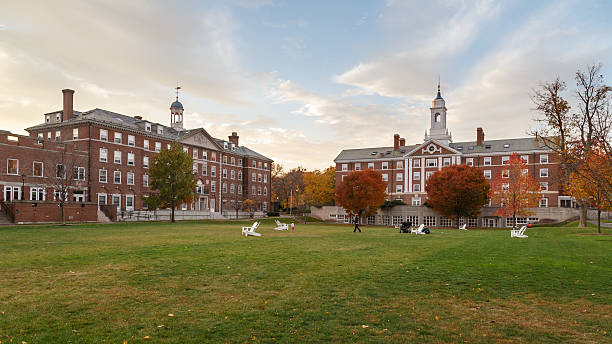
#> input picture Gesture-controlled Acrade Project/SOC-week 1&2/images&videos/harvard.jpg, 612 x 344 px, found by its file name
$ python 'color channels.py'
#> lines starting #> are read from the running program, lines starting #| are printed output that depends on the picture
import cv2
import numpy as np
lion=cv2.imread("images&videos/lion")
cv2.imshow("lion",lion)
harvard= cv2.imread("images&videos/harvard.jpg")
#> harvard is the input picture: shape (344, 612, 3); mean B, G, R 112.6, 137.8, 144.6
cv2.imshow("Harvard",harvard)

# splitting image into 3 colour images.. but by default they will be converted into gray scale images

b,g,r = cv2.split(harvard)
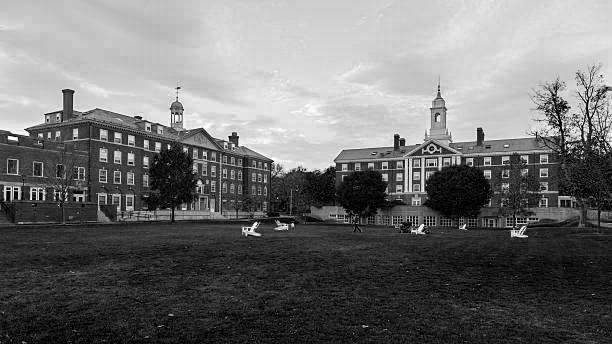
#> b: shape (344, 612); min 0, max 255, mean 112.6
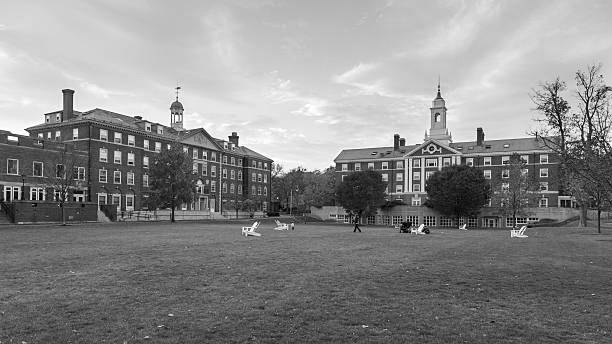
#> g: shape (344, 612); min 0, max 255, mean 137.8
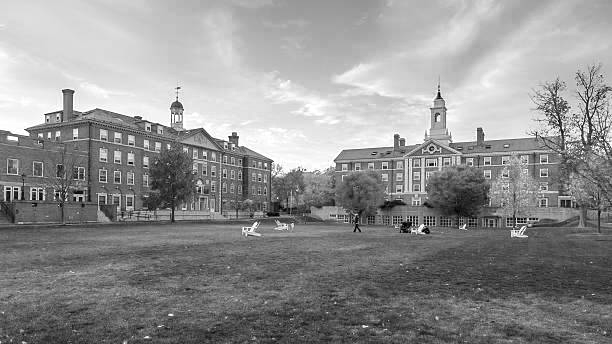
#> r: shape (344, 612); min 0, max 255, mean 144.6
cv2.imshow("b",b)
cv2.imshow("g",g)
cv2.imshow("r",r)


# merging of images  of particular colour
blank =np.zeros(harvard.shape[:2],dtype="uint8")
b_and_g = cv2.merge([b,g,blank])
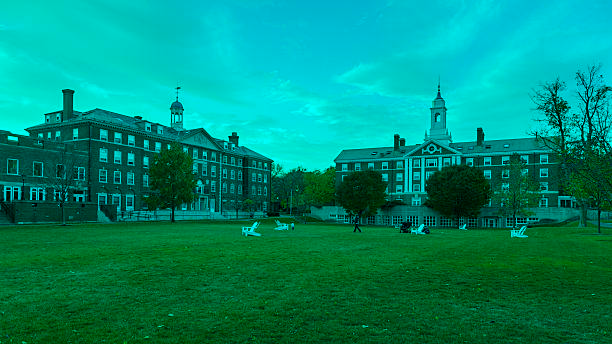
#> b_and_g: shape (344, 612, 3); mean of channels 0, 1, 2 112.6, 137.8, 0; drawn as B, G, R
cv2.imshow("b ang g",b_and_g)

# if i want to view b as complete blue then../
blue= cv2.merge([b,blank,blank])
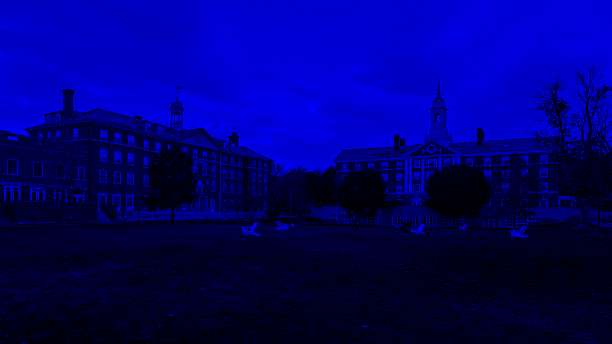
#> blue: shape (344, 612, 3); mean of channels 0, 1, 2 112.6, 0, 0; drawn as B, G, R
cv2.imshow("blue",blue)
cv2.waitKey(0)
